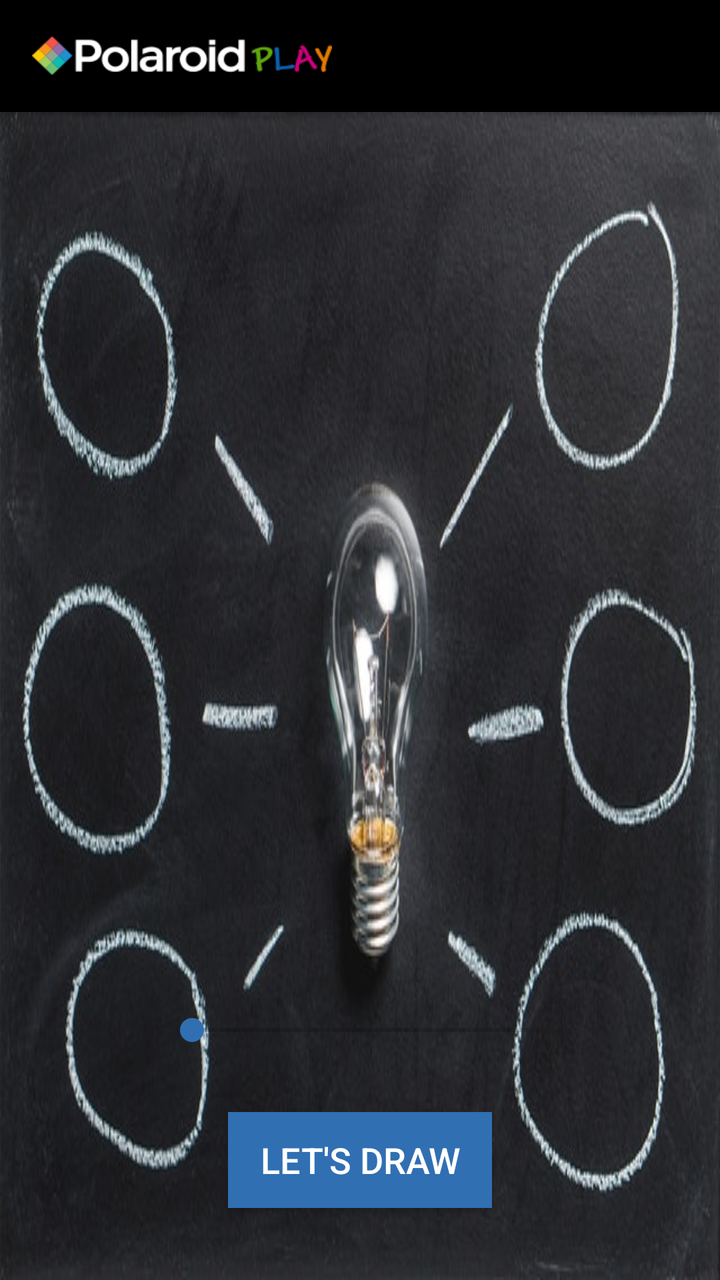
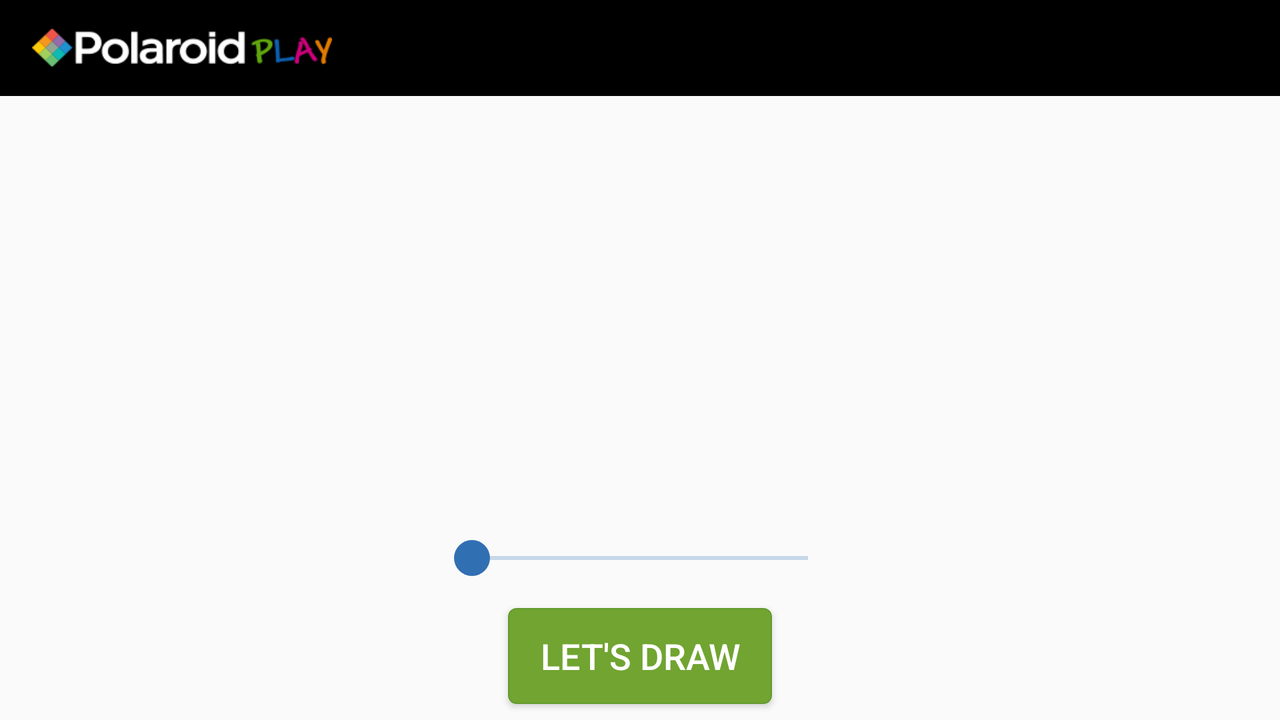

Compare how this app lays out the same screen by default and in its alternative resource folder. The renders come first, then the two layout files and the values they reference.
<!-- AndroidManifest.xml: application theme AppTheme -->
<!-- res/layout/activity_photo_view_stencil.xml -->
<?xml version="1.0" encoding="utf-8"?>
<android.support.constraint.ConstraintLayout xmlns:android="http://schemas.android.com/apk/res/android"
    xmlns:app="http://schemas.android.com/apk/res-auto"
    xmlns:tools="http://schemas.android.com/tools"
    android:layout_width="match_parent"
    android:layout_height="match_parent"
    tools:context="com.shaheryarbhatti.polaroidapp.activities.PhotoViewStencilActivity">

    <include
        android:id="@+id/include"
        layout="@layout/toolbar"
        app:layout_constraintEnd_toEndOf="parent"
        app:layout_constraintStart_toStartOf="parent"
        app:layout_constraintTop_toTopOf="parent" />

    <ImageView
        android:id="@+id/imageView"
        android:layout_width="0dp"
        android:layout_height="0dp"
        android:scaleType="fitXY"
        app:layout_constraintBottom_toBottomOf="parent"
        app:layout_constraintEnd_toEndOf="parent"
        app:layout_constraintStart_toStartOf="parent"
        app:layout_constraintTop_toBottomOf="@+id/include"
        app:srcCompat="@drawable/sample_image" />

    <Button
        android:id="@+id/letDrawBtn"
        android:layout_width="wrap_content"
        android:layout_height="wrap_content"
        android:layout_marginBottom="36dp"
        android:layout_marginEnd="8dp"
        android:layout_marginStart="8dp"
        android:background="@color/colorPrimary"
        android:paddingLeft="16dp"
        android:paddingRight="16dp"
        android:text="@string/draw"
        android:textColor="@android:color/white"
        android:textSize="18sp"
        app:layout_constraintBottom_toBottomOf="@+id/imageView"
        app:layout_constraintEnd_toEndOf="parent"
        app:layout_constraintStart_toStartOf="parent" />

    <SeekBar

        android:id="@+id/stencilSeekBar"
        android:layout_width="200dp"
        android:layout_height="wrap_content"
        android:layout_marginBottom="32dp"
        android:layout_marginEnd="8dp"
        android:layout_marginStart="8dp"

        app:layout_constraintBottom_toTopOf="@+id/letDrawBtn"
        app:layout_constraintEnd_toEndOf="parent"
        app:layout_constraintStart_toStartOf="parent" />

    

</android.support.constraint.ConstraintLayout>
<!-- res/layout/toolbar.xml (included above) -->
﻿<?xml version="1.0" encoding="utf-8"?>
<android.support.v7.widget.Toolbar xmlns:android="http://schemas.android.com/apk/res/android"
    xmlns:app="http://schemas.android.com/apk/res-auto"
    android:id="@+id/toolbar"
    android:layout_width="match_parent"
    android:layout_height="?attr/actionBarSize"
    android:background="@color/black"
    app:theme="@style/ThemeOverlay.AppCompat.Dark"
    app:popupTheme="@style/ThemeOverlay.AppCompat.Light">

    <LinearLayout
        android:gravity="center_vertical"
        android:orientation="horizontal"
        android:layout_width="wrap_content"
        android:layout_height="wrap_content">

        <ImageView
            android:id="@+id/logoImageView"
            app:srcCompat="@drawable/play_logo"
            android:layout_width="150dp"
            android:layout_height="wrap_content" />


    </LinearLayout>
</android.support.v7.widget.Toolbar>
<!-- resources referenced by this layout -->
<resources>
  <color name="colorPrimary">#316fb3</color>
  <!-- drawable play_logo: png bitmap (drawable, 6285 bytes) -->
  <!-- drawable sample_image: jpeg bitmap (drawable, 54475 bytes) -->
  <string name="draw">Let\'s Draw</string>
  <style name="AppTheme" parent="Theme.AppCompat.Light.NoActionBar">
          
          <item name="colorPrimary">@color/colorPrimary</item>
          <item name="colorPrimaryDark">@color/colorPrimaryDark</item>
          <item name="colorAccent">@color/colorAccent</item>
  
      </style>
  <color name="colorPrimaryDark">#225d9e</color>
  <color name="colorAccent">#316fb3</color>
</resources>
<!-- res/layout-land/activity_photo_view_stencil.xml (the author's variant of the layout above) -->
<!-- drawn on the phone turned sideways -->
<?xml version="1.0" encoding="utf-8"?>
<android.support.constraint.ConstraintLayout xmlns:android="http://schemas.android.com/apk/res/android"
    xmlns:app="http://schemas.android.com/apk/res-auto"
    xmlns:tools="http://schemas.android.com/tools"
    android:layout_width="match_parent"
    android:layout_height="match_parent"
    tools:context="com.shaheryarbhatti.polaroidapp.activities.PhotoViewStencilActivity">

    <include
        android:id="@+id/toolbar"
        layout="@layout/toolbar"
        app:layout_constraintEnd_toEndOf="parent"
        app:layout_constraintStart_toStartOf="parent"
        app:layout_constraintTop_toTopOf="parent" />

    <ImageView
        android:id="@+id/imageView"
        android:layout_width="0dp"
        android:layout_height="0dp"
        android:scaleType="fitXY"
        app:layout_constraintBottom_toBottomOf="parent"
        app:layout_constraintEnd_toEndOf="parent"
        app:layout_constraintStart_toStartOf="parent"
        app:layout_constraintTop_toBottomOf="@+id/toolbar"

        />

    <Button

        android:id="@+id/letDrawBtn"
        android:layout_width="wrap_content"
        android:layout_height="wrap_content"
        android:layout_marginBottom="8dp"
        android:layout_marginEnd="8dp"
        android:layout_marginStart="8dp"
        android:background="@drawable/button_effect_2"
        android:paddingLeft="16dp"
        android:paddingRight="16dp"
        android:text="@string/draw"
        android:textColor="@android:color/white"
        android:textSize="18sp"
        app:layout_constraintBottom_toBottomOf="@+id/imageView"
        app:layout_constraintEnd_toEndOf="parent"
        app:layout_constraintStart_toStartOf="parent" />

    <android.support.v7.widget.AppCompatSeekBar

        android:id="@+id/stencilSeekBar"
        android:layout_width="200dp"
        android:layout_height="wrap_content"
        android:layout_marginBottom="16dp"
        android:layout_marginEnd="8dp"
        android:layout_marginStart="8dp"

        android:progressBackgroundTint="@color/colorPrimary"
        android:progressTint="@color/colorPrimary"
        android:thumb="@drawable/seek_thumb_primary"
        app:layout_constraintBottom_toTopOf="@+id/letDrawBtn"
        app:layout_constraintEnd_toEndOf="parent"
        app:layout_constraintStart_toStartOf="parent" />

    

</android.support.constraint.ConstraintLayout>
<!-- resources referenced by the variant -->
<!-- as the phone turned sideways resolves them -->
<resources>
  <color name="colorPrimary">#316fb3</color>
  <!-- drawable button_effect_2 (drawable) -->
  <?xml version="1.0" encoding="utf-8"?>
  <selector xmlns:android="http://schemas.android.com/apk/res/android">
  
      <item android:state_pressed="true">
          <shape xmlns:android="http://schemas.android.com/apk/res/android">
              <solid android:color="#bcd69c" />
              <stroke android:width="0.7dp" android:color="#639b2e" />
              <corners android:radius="4dp">
  
              </corners>
          </shape>
      </item>
      <item android:state_enabled="true">
  
          <shape xmlns:android="http://schemas.android.com/apk/res/android">
              <solid android:color="#71A431" />
              <stroke android:width="0.7dp" android:color="#639b2e" />
              <corners android:radius="4dp">
  
              </corners>
          </shape>
      </item>
  
      <item android:state_enabled="false">
          <shape xmlns:android="http://schemas.android.com/apk/res/android">
              <solid android:color="#C7C6C7" />
              <stroke android:width="0.7dp" android:color="#C7C6C7" />
              <corners android:radius="4dp"></corners>
          </shape>
      </item>
  
  
  </selector>
  <!-- drawable play_logo: png bitmap (drawable, 6285 bytes) -->
  <!-- drawable seek_thumb_primary (drawable) -->
  <?xml version="1.0" encoding="utf-8"?>
  <layer-list xmlns:android="http://schemas.android.com/apk/res/android">
  
      <item>
          <shape android:shape="oval">
              <solid android:color="@color/colorPrimary" />
              <size
                  android:height="@dimen/spacing_smlarge"
                  android:width="@dimen/spacing_smlarge" />
          </shape>
      </item>
  
  </layer-list>
  <string name="draw">Let\'s Draw</string>
  <style name="AppTheme" parent="Theme.AppCompat.Light.NoActionBar">
          
          <item name="colorPrimary">@color/colorPrimary</item>
          <item name="colorPrimaryDark">@color/colorPrimaryDark</item>
          <item name="colorAccent">@color/colorAccent</item>
  
      </style>
  <dimen name="spacing_smlarge">18dp</dimen>
  <color name="colorPrimaryDark">#225d9e</color>
  <color name="colorAccent">#316fb3</color>
</resources>
